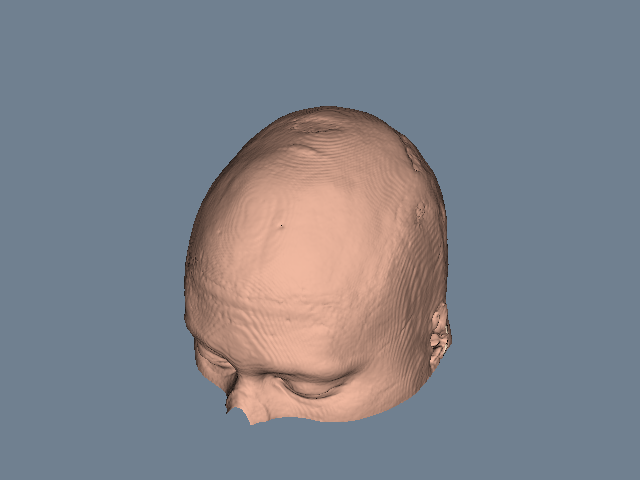

The script that drew this image:
#!/usr/bin/env python

# Read a structured points volume, extract an isosurface with
# vtkFlyingEdges3D, and keep only the largest connected region
# using vtkPolyDataConnectivityFilter.

# Factory overrides: importing these modules registers the OpenGL rendering
# and interaction style implementations for vtkRenderingCore factory classes.
import os

import vtkmodules.vtkInteractionStyle  # noqa: F401
import vtkmodules.vtkRenderingOpenGL2  # noqa: F401
# VTK pipeline classes used in this example
from vtkmodules.vtkFiltersCore import (
    vtkFlyingEdges3D,
    vtkPolyDataConnectivityFilter,
)
from vtkmodules.vtkIOLegacy import vtkStructuredPointsReader
from vtkmodules.vtkRenderingCore import (
    vtkActor,
    vtkPolyDataMapper,
    vtkProperty,
    vtkRenderWindow,
    vtkRenderWindowInteractor,
    vtkRenderer,
)

# Colors (normalized RGB)
slate_gray_background_rgb = (0.439, 0.502, 0.565)
skin_rgb = (0.941, 0.722, 0.627)
backface_rgb = (1.000, 0.898, 0.784)

# Reader: load the brain volume
data_dir = os.environ.get("VPE_DATA_DIR", os.path.dirname(os.path.abspath(__file__)))
file_name = os.path.join(data_dir, "brain.vtk")

reader = vtkStructuredPointsReader()
reader.SetFileName(file_name)

# Filter: extract isosurface at threshold 50
surface = vtkFlyingEdges3D()
surface.SetInputConnection(reader.GetOutputPort())
surface.ComputeNormalsOn()
surface.ComputeGradientsOn()
surface.SetValue(0, 50)

# Filter: keep only the largest connected region
connectivity = vtkPolyDataConnectivityFilter()
connectivity.SetInputConnection(surface.GetOutputPort())
connectivity.SetExtractionModeToLargestRegion()

# Mapper: map the largest isosurface
mapper = vtkPolyDataMapper()
mapper.SetInputConnection(connectivity.GetOutputPort())
mapper.ScalarVisibilityOff()

# Actor: the brain surface with backface color
actor = vtkActor()
actor.SetMapper(mapper)
actor.GetProperty().SetColor(skin_rgb)

back_prop = vtkProperty()
back_prop.SetDiffuseColor(backface_rgb)
actor.SetBackfaceProperty(back_prop)

# Renderer: assemble the scene and configure the camera
renderer = vtkRenderer()
renderer.AddActor(actor)
renderer.SetBackground(slate_gray_background_rgb)

# Window: display the rendered scene
render_window = vtkRenderWindow()
render_window.AddRenderer(renderer)
render_window.SetWindowName("extract largest isosurface")
render_window.SetMultiSamples(0)
render_window.SetSize(640, 480)

# Interactor: handle mouse and keyboard events
render_window_interactor = vtkRenderWindowInteractor()
render_window_interactor.SetRenderWindow(render_window)

# Scene: configure the camera
renderer.GetActiveCamera().SetViewUp(0.0, 0.0, 1.0)
renderer.GetActiveCamera().SetPosition(0.0, 1.0, 0.0)
renderer.GetActiveCamera().SetFocalPoint(0.0, 0.0, 0.0)
renderer.ResetCamera()
renderer.GetActiveCamera().Azimuth(30.0)
renderer.GetActiveCamera().Elevation(30.0)

render_window_interactor.Initialize()
render_window_interactor.Start()
